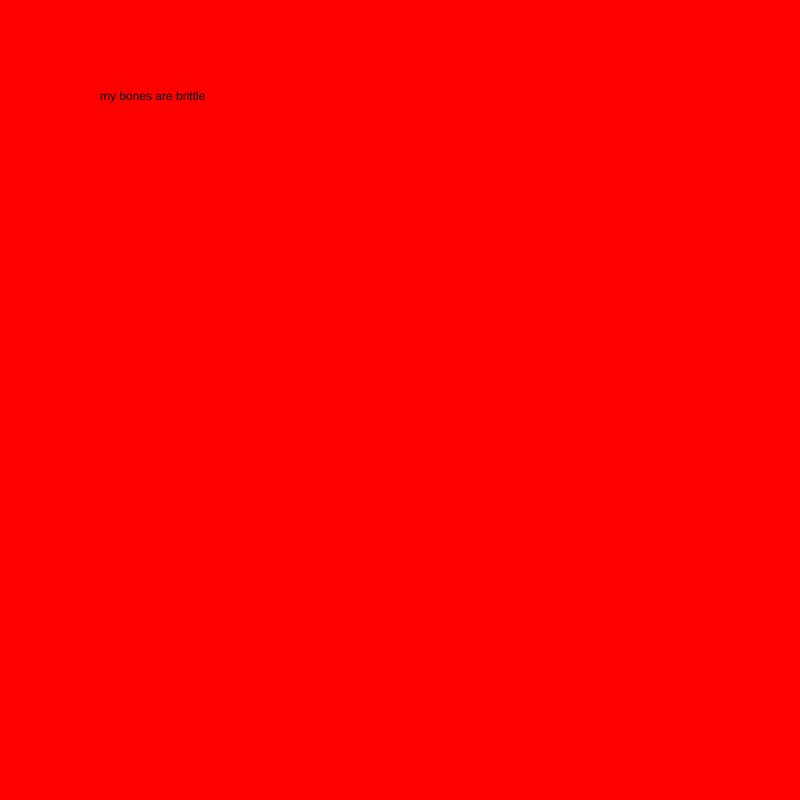
Frame 1 (no input)
Frame 60 (no input): identical to frame 1, image omitted
Frame 120 (the mouse pressed at the canvas centre since frame 60): identical to frame 1, image omitted

The p5.js sketch that drew this single still picture (run headless with seeded random() and noise() and a simulated clock; from frame 60 on, the mouse is pressed at the canvas centre):

// p5.js sketch
// ── sketch.js
var myState = 0;

function setup() {
  // put setup code here
  createCanvas(800, 800);
}

function draw() {
  // put drawing code here
  switch(myState){

    case 0:
    background(255, 0, 0);
    text("my bones are brittle", 100, 100);
    break;

    case 1:
    background(0, 255, 0);
    text("i play the fiddle", 200, 200);
    break;

    case 2:
    background(0, 0, 255);
    text("we eat skittle", 300, 300);
    break;


  }
}

function mouseReleased() {
  myState++;

  if (myState > 2) {
    myState = 0;
  }
}
